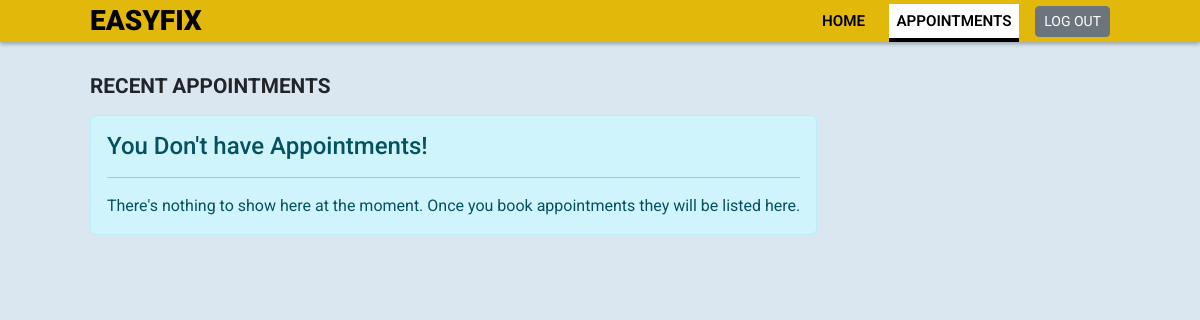
/client-appointments.php (signed in), run on an earlier commit of the app's database.
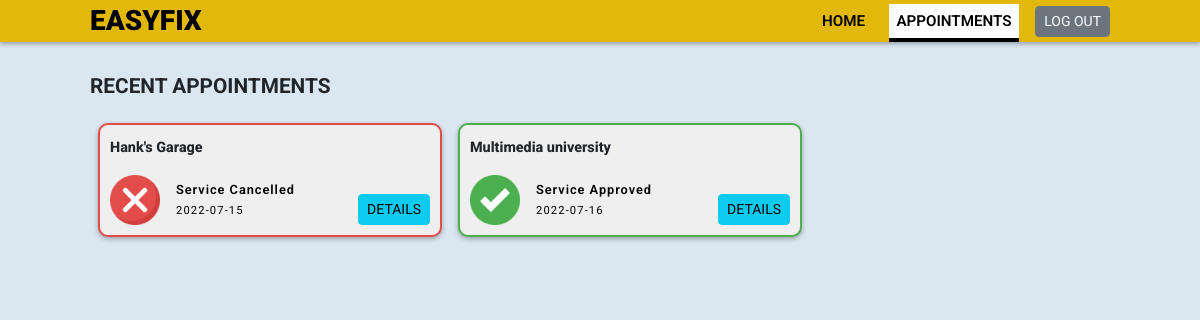
And on a later commit of the database.
### tables this page shows
CREATE TABLE IF NOT EXISTS `appointment` (
  `appointment_id` int(11) NOT NULL AUTO_INCREMENT,
  `vehicle_brand` varchar(20) NOT NULL,
  `vehicle_model` varchar(20) NOT NULL,
  `time` time NOT NULL,
  `date` date NOT NULL,
  `problem_description` text NOT NULL,
  `approval_status` int(11) NOT NULL DEFAULT '0',
  `client_client_id` int(11) NOT NULL,
  `mechanic_mech_id` int(11) NOT NULL,
  PRIMARY KEY (`appointment_id`),
  KEY `mechanic_mech_id` (`mechanic_mech_id`),
  KEY `client_client_id` (`client_client_id`)
);

CREATE TABLE IF NOT EXISTS `mechanic` (
  `mech_id` int(11) NOT NULL AUTO_INCREMENT,
  `name` varchar(50) NOT NULL,
  `town` varchar(20) NOT NULL,
  `description` text NOT NULL,
  `phone` varchar(13) NOT NULL,
  `longitude` double DEFAULT NULL,
  `latitude` double DEFAULT NULL,
  `email` varchar(50) NOT NULL,
  `password` varchar(256) NOT NULL,
  PRIMARY KEY (`mech_id`)
);

### classes/Dbh.classes.php (called while the page is built)
<?php
class Dbh{
    protected function connect(){
      try {
        $username = "ukUyeOj4W9";
        $password = "9cR4Ci60aQ";
        $dbh = new PDO('mysql:host=remotemysql.com;dbname=ukUyeOj4W9', $username, $password);
        return $dbh;
      }
      catch (PDOException $e) {
        print "Error!: " . $e->getMessage() . "<br/>";
        die();
      }
    }
}

### classes/Content.classes.php (called while the page is built, shortened)
<?php
class Content extends Dbh {
    protected function getClientAppointments($client_id) {
        $sql = "SELECT mechanic.name, mechanic.town, appointment.appointment_id, appointment.approval_status, appointment.date, appointment.problem_description
        FROM appointment
        INNER JOIN mechanic ON appointment.mechanic_mech_id = mechanic.mech_id
        WHERE appointment.client_client_id = ?;";
        $stmt = $this->connect()->prepare($sql);
        if(!$stmt->execute(array($client_id))) {
            $stmt = null;
            header("location: ../client-appointments.php?error=appointmentContentFailed");
            exit();
        }
        $results = $stmt->fetchAll(PDO::FETCH_ASSOC);
        return $results;
    }
}

### classes/ContentContr.classes.php (called while the page is built, shortened)
<?php
class ContentContr extends Content {
    public function displayClientAppointments($client_id) {
        $myVar = $this->getClientAppointments($client_id);
        return $myVar;
    }
}

### client-appointments.php (the view, shortened to what the changed rows need)
<?php
    $content = new ContentContr();
    $appointments = $content->displayClientAppointments($_SESSION['user_id']);
?>
<!DOCTYPE html>
<html lang="en">
<head>
    <link rel="stylesheet" href="bootstrap/css/bootstrap.css">
    <link rel="stylesheet" href="css/style.css">
</head>
<body>
    <div class="body_container">
        <div class="reduced_body">
            <div class="recent-appointments">
                <h1 class="section-heading">RECENT APPOINTMENTS</h1>
                <div class="appointments-collection">
                    <?php
                     if(sizeof($appointments) < 1){
                    ?>
                        <div class="alert alert-info" role="alert">
                            <h4 class="alert-heading">You Don't have Appointments!</h4>
                            <hr>
                            <p>There's nothing to show here at the moment. Once you book appointments they will be listed here.</p>
                        </div>
                    <?php
                     }else{
                         foreach($appointments as $appointment) {
                            $appointment_modal_id = "modal_" . $appointment['appointment_id'];
                    ?>
                    <?php
                    $appointment_status = null;
                    $appointment_class = null;
                    $appointment_img = null;
                    if($appointment['approval_status'] == 0){
                        $appointment_status = "Pending Approval";
                        $appointment_class = "service-pending";
                        $appointment_img = "graphics/stopwatch.png";
                    }else if($appointment['approval_status'] == 1){
                        $appointment_status = "Service Cancelled";
                        $appointment_class = "service-cancelled";
                        $appointment_img = "graphics/cancel.png";
                    }else if($appointment['approval_status'] == 2){
                        $appointment_status = "Service Approved";
                        $appointment_class = "service-approved";
                        $appointment_img = "graphics/accept.png";
                    }
                    ?>
                    <div class="appointment-card-container <?php echo $appointment_class; ?>">
                        <div class="appointment-card">
                            <div class="appointment-card-title">
                                <span> <?php echo $appointment['name']; ?> </span>
                            </div>
                            <div class="appointment-card-content">
                                <div class="appointment-card-col">
                                    <img src="<?php echo $appointment_img ?>" alt="">
                                    <div class="appointment-card-col2">
                                        <span class="span-status"><?php echo $appointment_status ?></span>
                                        <span class="span-date"> <?php echo $appointment['date']; ?> </span>
                                    </div>
                                </div>
                                <button class="btn btn-info btn-sm" data-bs-toggle="modal" data-bs-target="#<?php echo $appointment_modal_id;?>">DETAILS</button>
                            </div>
                        </div>
                    </div>
                    <?php }}?>
                </div>
            </div>
        </div>
</body>
</html>

What changed in the data, as far as the page shows it:
added appointment: mechanic_mech.name "Hank's Garage", shows a picture, approval_status "Service Cancelled", date "2022-07-15"
added appointment: mechanic_mech.name "Multimedia university", shows a picture, approval_status "Service Approved", date "2022-07-16"
Also different on the page:
text no longer shown: "You Don't have Appointments! There's nothing to show here at the moment. Once you book appointments they will be listed here."
